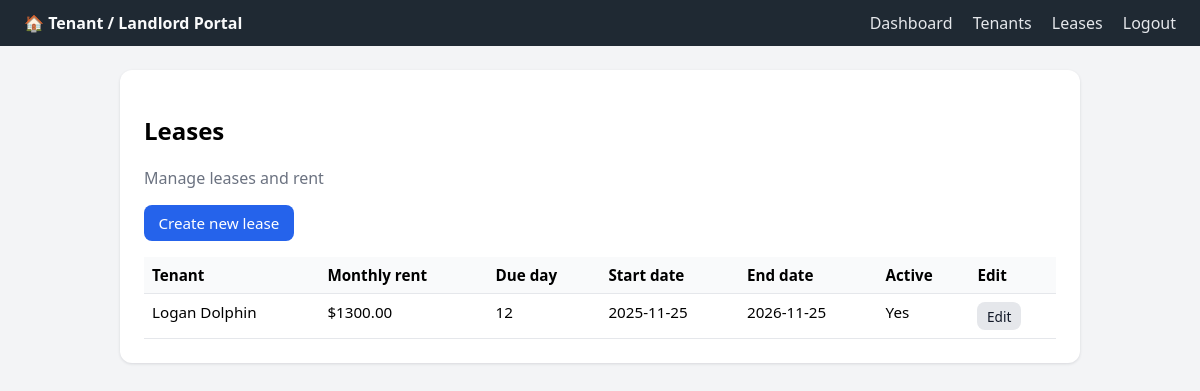
The app's page /landlord/leases (signed in) with its own data.
### tables this page shows
CREATE TABLE leases (
            id INTEGER PRIMARY KEY AUTOINCREMENT,
            tenant_id INTEGER NOT NULL,
            landlord_id INTEGER NOT NULL,
            monthly_rent REAL NOT NULL,
            due_day INTEGER NOT NULL DEFAULT 1,
            start_date DATE,
            end_date DATE,
            is_active INTEGER NOT NULL DEFAULT 1,
            FOREIGN KEY (tenant_id) REFERENCES users(id),
            FOREIGN KEY (landlord_id) REFERENCES users(id)
        );

CREATE TABLE users (
            id INTEGER PRIMARY KEY AUTOINCREMENT,
            username TEXT UNIQUE NOT NULL,
            password TEXT NOT NULL,
            role TEXT NOT NULL CHECK(role IN ('tenant', 'landlord')),
            full_name TEXT
        );

### app.py (the view)
@app.route('/landlord/leases')
@login_required(role='landlord')
def landlord_leases():
    user = get_current_user()
    db = get_db()
    leases = db.execute(
        """
        SELECT l.*,
               t.full_name as tenant_name,
               t.username as tenant_username
        FROM leases l
        JOIN users t ON t.id = l.tenant_id
        WHERE l.landlord_id = ?
        ORDER BY t.full_name, t.username
        """,
        (user['id'],)
    ).fetchall()
    logger.debug("Loaded %d leases for landlord id=%s", len(leases), user['id'])
    return render_template('landlord_leases.html', user=user, leases=leases)

### app.py (called while the page is built, shortened)
def get_db():
    if 'db' not in g:
        logger.debug("Opening new database connection.")
        g.db = sqlite3.connect(app.config['DATABASE'])
        g.db.row_factory = sqlite3.Row
    return g.db

def get_current_user():
    user_id = session.get('user_id')
    if not user_id:
        logger.debug("No user_id in session.")
        return None
    db = get_db()
    user = db.execute("SELECT * FROM users WHERE id = ?", (user_id,)).fetchone()
    logger.debug("Loaded current user from DB: %s", dict(user) if user else None)
    return user

@app.context_processor
def inject_current_user():
    try:
        user = get_current_user()
    except Exception as exc:  # pragma: no cover - very defensive
        logger.error("Error injecting current_user: %s", exc)
        user = None
    return {"current_user": user}

def login_required(role=None):
    from functools import wraps
    def decorator(view):
        @wraps(view)
        def wrapped_view(*args, **kwargs):
            user = get_current_user()
            if user is None:
                flash("Please log in first.", "warning")
                logger.warning("Unauthorized access attempt to %s", request.path)
                return redirect(url_for('login', next=request.path))
            return view(*args, **kwargs)
        return wrapped_view
    return decorator

### templates/landlord_leases.html
{% extends "base.html" %}
{% block content %}
  <section class="card">
    <h1>Leases</h1>
    <p class="subtitle">Manage leases and rent</p>
    <p>
      <a class="button primary" href="{{ url_for('landlord_new_lease') }}">Create new lease</a>
    </p>
    {% if leases %}
      <table class="table">
        <thead>
          <tr>
            <th>Tenant</th>
            <th>Monthly rent</th>
            <th>Due day</th>
            <th>Start date</th>
            <th>End date</th>
            <th>Active</th>
            <th>Edit</th>
          </tr>
        </thead>
        <tbody>
          {% for l in leases %}
            <tr>
              <td>{{ l.tenant_name or l.tenant_username }}</td>
              <td>${{ '%.2f'|format(l.monthly_rent or 0) }}</td>
              <td>{{ l.due_day }}</td>
              <td>{{ l.start_date or '-' }}</td>
              <td>{{ l.end_date or '-' }}</td>
              <td>{{ 'Yes' if l.is_active else 'No' }}</td>
              <td>
                <a class="button small" href="{{ url_for('landlord_edit_lease', lease_id=l.id) }}">Edit</a>
              </td>
            </tr>
          {% endfor %}
        </tbody>
      </table>
    {% else %}
      <p>No leases yet.</p>
    {% endif %}
  </section>
{% endblock %}

### static/style.css (style rules this page uses)
body { font-family: system-ui, -apple-system, BlinkMacSystemFont, "Segoe UI", sans-serif; margin: 0; background: #f3f4f6; }
.card { background: #ffffff; border-radius: 0.75rem; padding: 1.5rem; box-shadow: 0 1px 3px rgba(15, 23, 42, 0.12); }
.subtitle { color: #6b7280; margin-top: 0; }
.button { display: inline-block; padding: 0.5rem 0.9rem; border-radius: 0.5rem; border: none; background: #e5e7eb; cursor: pointer; text-decoration: none; color: #111827; font-size: 0.95rem; }
.button.primary { background: #2563eb; color: #ffffff; }
.button.small { padding: 0.3rem 0.6rem; font-size: 0.85rem; }
.table { width: 100%; border-collapse: collapse; margin-top: 1rem; font-size: 0.95rem; }
.table th, .table td { border-bottom: 1px solid #e5e7eb; padding: 0.5rem; text-align: left; vertical-align: top; }
.table th { background: #f9fafb; }

### records on screen
leases: full_name "Logan Dolphin", monthly_rent "1300.00", due_day "12", start_date "2025-11-25", end_date "2026-11-25", is_active "Yes"
